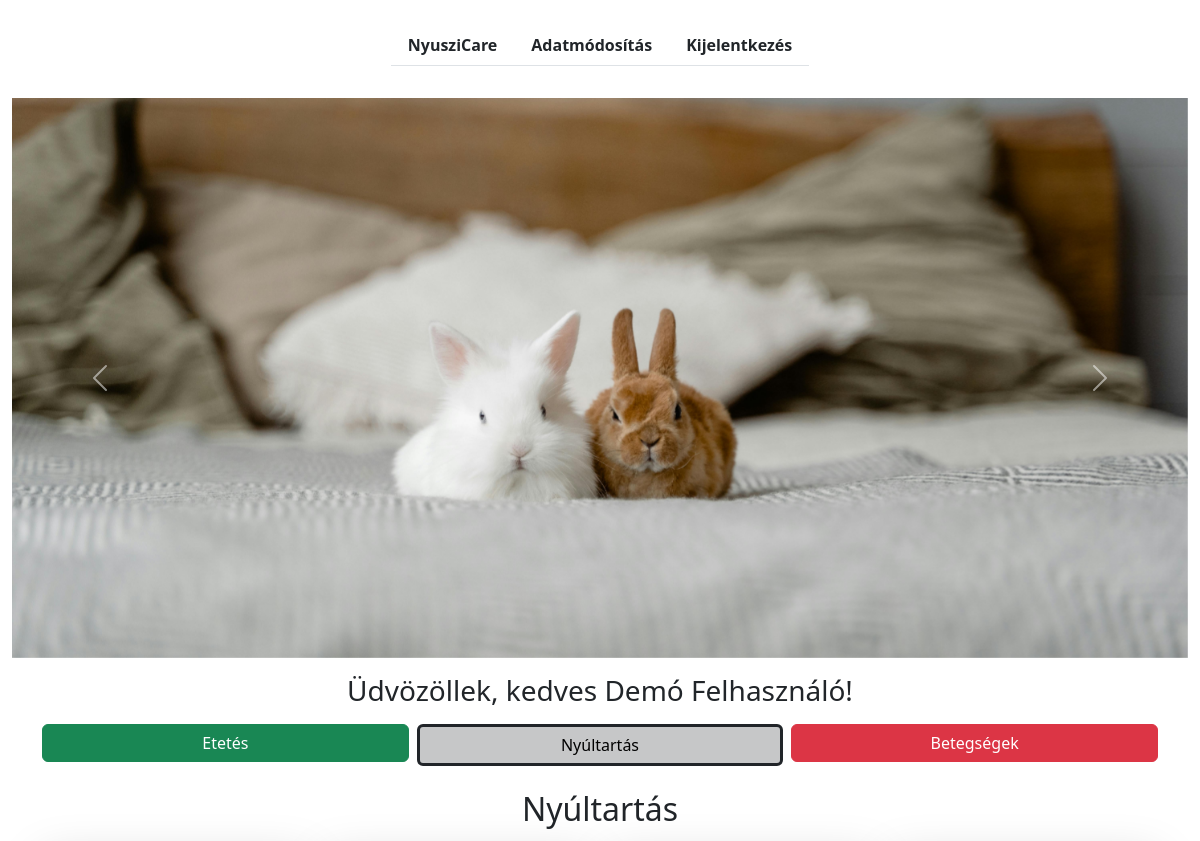
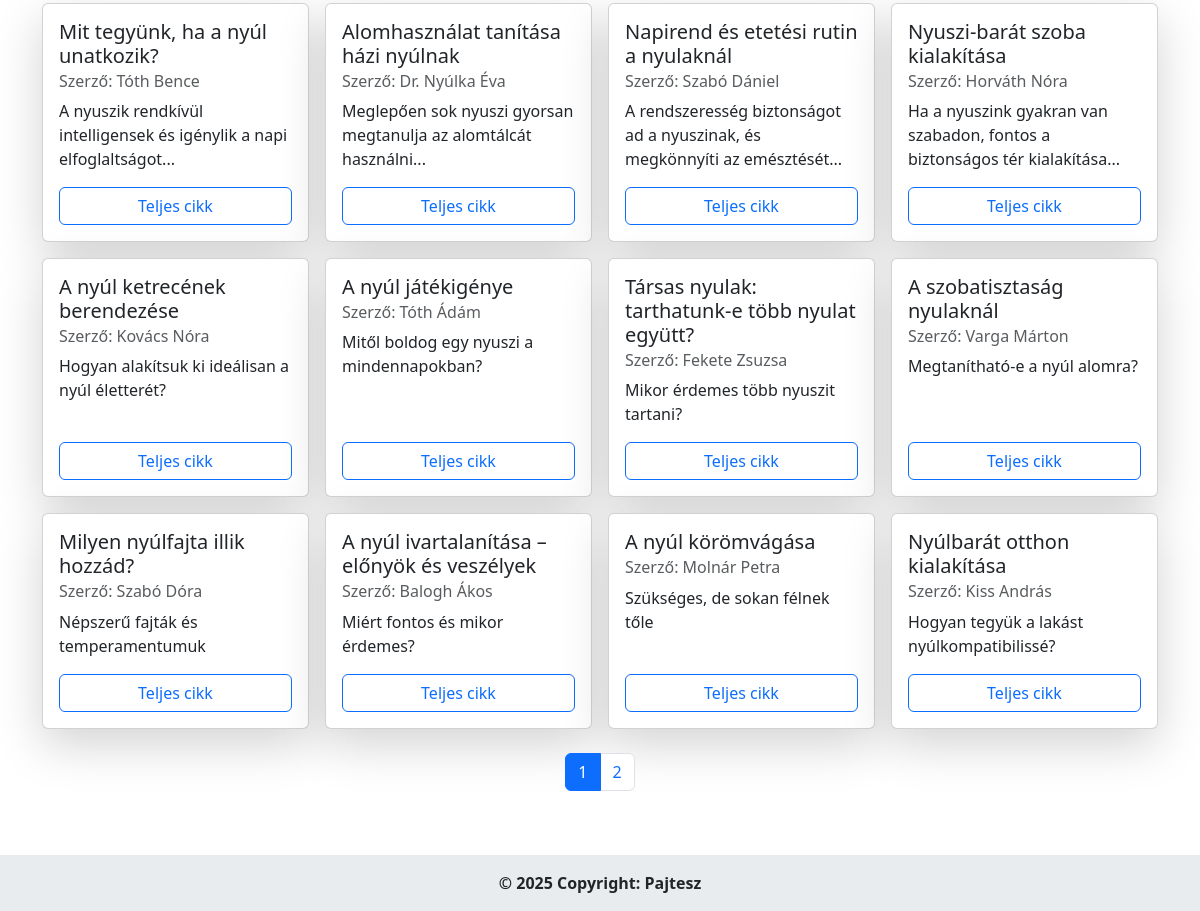
/index.php (signed in), run on the app's committed database (2 pictures, top to bottom).
### tables this page shows
CREATE TABLE `cikkek` (
  `id` int(11) NOT NULL AUTO_INCREMENT,
  `cim` varchar(255) NOT NULL,
  `szerzo` varchar(40) NOT NULL,
  `bevezeto` varchar(400) NOT NULL,
  `tartalom` text NOT NULL,
  `kategoria` enum('Nyultartas','Betegsegek','Etetes') NOT NULL,
  PRIMARY KEY (`id`),
  KEY `cikkek_kategoria_index` (`kategoria`)
);

### includes/functions.php (called while the page is built, shortened)
<?php
function url(string $path = ''): string
{
    return BASE_URL . '/' . ltrim($path, '/');
}
function e($value): string
{
    return htmlspecialchars((string)$value, ENT_QUOTES, 'UTF-8');
}
function currentUser(): ?array
{
    return $_SESSION['loggedInUser'] ?? null;
}
function isAdmin(): bool
{
    return isset($_SESSION['admin']);
}
function isLoggedIn(): bool
{
    return currentUser() !== null || isAdmin();
}
function dbExecute(mysqli $db, string $sql, array $params = []): mysqli_stmt
{
    $stmt = mysqli_prepare($db, $sql);
    if ($params) {
        $types = '';
        foreach ($params as $param) {
            $types .= is_int($param) ? 'i' : 's';
        }
        mysqli_stmt_bind_param($stmt, $types, ...$params);
    }
    mysqli_stmt_execute($stmt);
    return $stmt;
}
function dbFetchAll(mysqli $db, string $sql, array $params = []): array
{
    $result = mysqli_stmt_get_result(dbExecute($db, $sql, $params));
    return mysqli_fetch_all($result, MYSQLI_ASSOC);
}
function dbFetchOne(mysqli $db, string $sql, array $params = []): ?array
{
    $result = mysqli_stmt_get_result(dbExecute($db, $sql, $params));
    return mysqli_fetch_assoc($result) ?: null;
}

### index.php (the view, shortened to what this page needs)
<?php
require __DIR__ . '/includes/init.php';
$kategoria = NYILVANOS_KATEGORIA;
$limit = 12;
$osszcikk = (int)dbFetchOne($connection, 'SELECT COUNT(*) AS total FROM cikkek WHERE kategoria = ?', [$kategoria])['total'];
$osszOldal = max(1, (int)ceil($osszcikk / $limit));
$oldal = filter_var($_GET['page'] ?? 1, FILTER_VALIDATE_INT, ['options' => ['default' => 1, 'min_range' => 1]]);
$oldal = min($oldal, $osszOldal);
$offset = ($oldal - 1) * $limit;
$cikkek = dbFetchAll(
    $connection,
    'SELECT id, cim, szerzo, bevezeto FROM cikkek WHERE kategoria = ? ORDER BY id LIMIT ? OFFSET ?',
    [$kategoria, $limit, $offset]
);
include __DIR__ . '/includes/header.php';
include __DIR__ . '/includes/carousel.php';
?>
<div class="container mt-3 text-center">
  <?php if (currentUser() !== null) { ?>
    <h3>Üdvözöllek, kedves <?php print e(currentUser()['name']) ?>!</h3>
  <?php } elseif (isAdmin()) { ?>
    <h3>Üdvözöllek, admin!</h3>
  <?php } else { ?>
    <h3>Üdvözöllek! Kérlek jelentkezz be, vagy regisztrálj az összes cikk megtekintéséhez!</h3>
  <?php } ?>
</div>
<div class="container mt-3">
  <form method="get" action="<?php print url('index.php') ?>">
    <div class="row g-2">
      <div class="col-md-4">
        <?php if (isLoggedIn()) { ?>
          <button name="kategoria" value="Etetes" class="btn btn-success w-100 <?php if ($kategoria === 'Etetes') print 'active border-3 border-dark'; ?>">Etetés</button>
        <?php } else { ?>
          <button type="button" class="btn btn-success w-100" disabled>Etetés (bejelentkezés szükséges)</button>
        <?php } ?>
      </div>
      <div class="col-md-4">
        <button name="kategoria" value="Nyultartas" class="btn btn-light w-100 border-bottom <?php if ($kategoria === 'Nyultartas') print 'active border-3 border-dark'; ?>">Nyúltartás</button>
      </div>
      <div class="col-md-4">
        <?php if (isLoggedIn()) { ?>
          <button name="kategoria" value="Betegsegek" class="btn btn-danger w-100 <?php if ($kategoria === 'Betegsegek') print 'active border-3 border-dark'; ?>">Betegségek</button>
        <?php } else { ?>
          <button type="button" class="btn btn-danger w-100" disabled>Betegségek (bejelentkezés szükséges)</button>
        <?php } ?>
      </div>
    </div>
  </form>
</div>
<div class="container mt-4">
  <h2 class="text-center mb-3"><?php print e(KATEGORIAK[$kategoria]) ?></h2>
  <div class="row g-3">
    <?php foreach ($cikkek as $sor) { ?>
      <div class="col-sm-6 col-lg-3">
        <div class="card shadow-lg h-100">
          <div class="card-body d-flex flex-column">
            <h5 class="card-title"><?php print e($sor['cim']) ?></h5>
            <h6 class="card-subtitle mb-2 text-muted">Szerző: <?php print e($sor['szerzo']) ?></h6>
            <p class="card-text"><?php print e($sor['bevezeto']) ?></p>
            <a href="<?php print url('cikk.php?id=' . (int)$sor['id']) ?>" class="btn btn-outline-primary mt-auto stretched-link">Teljes cikk</a>
          </div>
        </div>
      </div>
    <?php } ?>
  </div>
</div>
<?php if ($osszOldal > 1) { ?>
  <nav class="d-flex justify-content-center mt-4" aria-label="Oldalak">
    <ul class="pagination">
      <?php for ($i = 1; $i <= $osszOldal; $i++) { ?>
        <li class="page-item <?php if ($i === $oldal) print 'active'; ?>">
          <a class="page-link" href="<?php print url('index.php?' . http_build_query(['kategoria' => $kategoria, 'page' => $i])) ?>"><?php print $i ?></a>
        </li>
      <?php } ?>
    </ul>
  </nav>
<?php } ?>
<?php include __DIR__ . '/includes/footer.php'; ?>

### assets/css/styles.css (style rules this page uses)
.card-body { transition: background-color 0.5s ease; }

### data on the page
cikkek: cim "Mit tegyünk, ha a nyúl unatkozik?", szerzo "Tóth Bence", bevezeto "A nyuszik rendkívül intelligensek és igénylik a napi elfoglaltságot..."
cikkek: cim "Alomhasználat tanítása házi nyúlnak", szerzo "Dr. Nyúlka Éva", bevezeto "Meglepően sok nyuszi gyorsan megtanulja az alomtálcát használni..."
cikkek: cim "Napirend és etetési rutin a nyulaknál", szerzo "Szabó Dániel", bevezeto "A rendszeresség biztonságot ad a nyuszinak, és megkönnyíti az emésztését..."
cikkek: cim "Nyuszi-barát szoba kialakítása", szerzo "Horváth Nóra", bevezeto "Ha a nyuszink gyakran van szabadon, fontos a biztonságos tér kialakítása..."
cikkek: cim "A nyúl ketrecének berendezése", szerzo "Kovács Nóra", bevezeto "Hogyan alakítsuk ki ideálisan a nyúl életterét?"
cikkek: cim "A nyúl játékigénye", szerzo "Tóth Ádám", bevezeto "Mitől boldog egy nyuszi a mindennapokban?"
cikkek: cim "Társas nyulak: tarthatunk-e több nyulat együtt?", szerzo "Fekete Zsuzsa", bevezeto "Mikor érdemes több nyuszit tartani?"
cikkek: cim "A szobatisztaság nyulaknál", szerzo "Varga Márton", bevezeto "Megtanítható-e a nyúl alomra?"
cikkek: cim "Milyen nyúlfajta illik hozzád?", szerzo "Szabó Dóra", bevezeto "Népszerű fajták és temperamentumuk"
cikkek: cim "A nyúl ivartalanítása – előnyök és veszélyek", szerzo "Balogh Ákos", bevezeto "Miért fontos és mikor érdemes?"
cikkek: cim "A nyúl körömvágása", szerzo "Molnár Petra", bevezeto "Szükséges, de sokan félnek tőle"
cikkek: cim "Nyúlbarát otthon kialakítása", szerzo "Kiss András", bevezeto "Hogyan tegyük a lakást nyúlkompatibilissé?"

### other printed values
currentUser()['name'] "Demó Felhasználó"
KATEGORIAK[$kategoria] "Nyúltartás"
